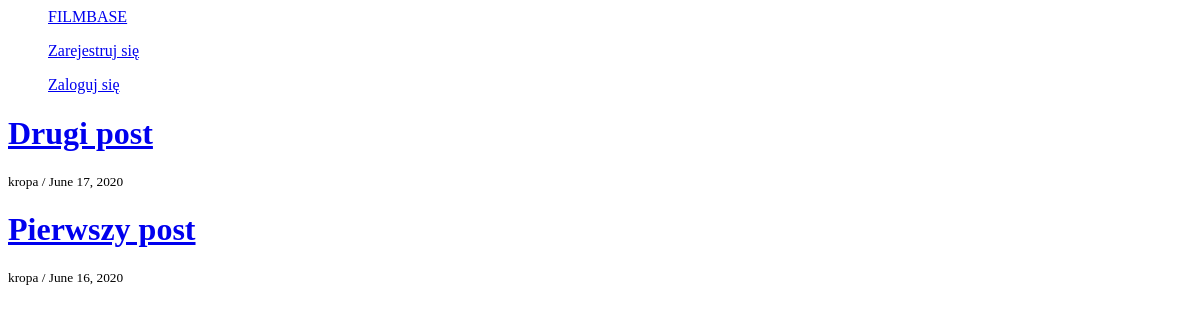
The app's page /, older data.
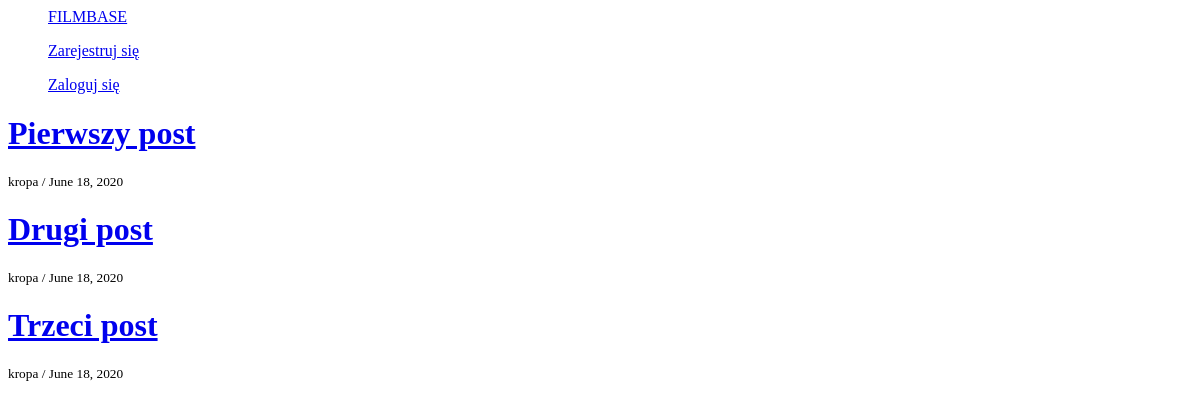
The same page, newer data.
### blog/models.py (models this page shows, shortened)
class Post(models.Model):
    title = models.CharField(null=False, blank=False, max_length=200)
    content = models.TextField(null=False, blank=False, max_length=1000)
    date_of_create = models.DateField(null=False, blank=False, auto_now_add=True)
    author = models.ForeignKey(User, on_delete=models.CASCADE)
    slug = models.SlugField(unique=True, null=True, blank=True)

### blog/views.py (the view)
# urls.py: path('', PostListView.as_view(), name='home'),
class PostListView(ListView):
    model = Post
    template_name = 'blog/homepage.html'
    context_object_name = 'posts'
    ordering = ['-date_of_create']

### blog/templates/blog/homepage.html (shortened to what this page needs)
{% extends 'users/base.html' %}
{% block content %}
    {% for post in posts %}
        <h1><a href="{% url 'post_detail' slug=post.slug %}">{{ post.title }}</a></h1>
        <small>{{ post.author }} / {{ post.date_of_create }}</small>
    {% endfor %}
{% endblock %}

Row changes from the older to the newer data that the page shows:
changed Post "Pierwszy post": date_of_create "June 16, 2020" → "June 18, 2020"; moves up the list
changed Post "Drugi post": date_of_create "June 17, 2020" → "June 18, 2020"
added Post: title "Trzeci post", author "kropa", date_of_create "June 18, 2020"
